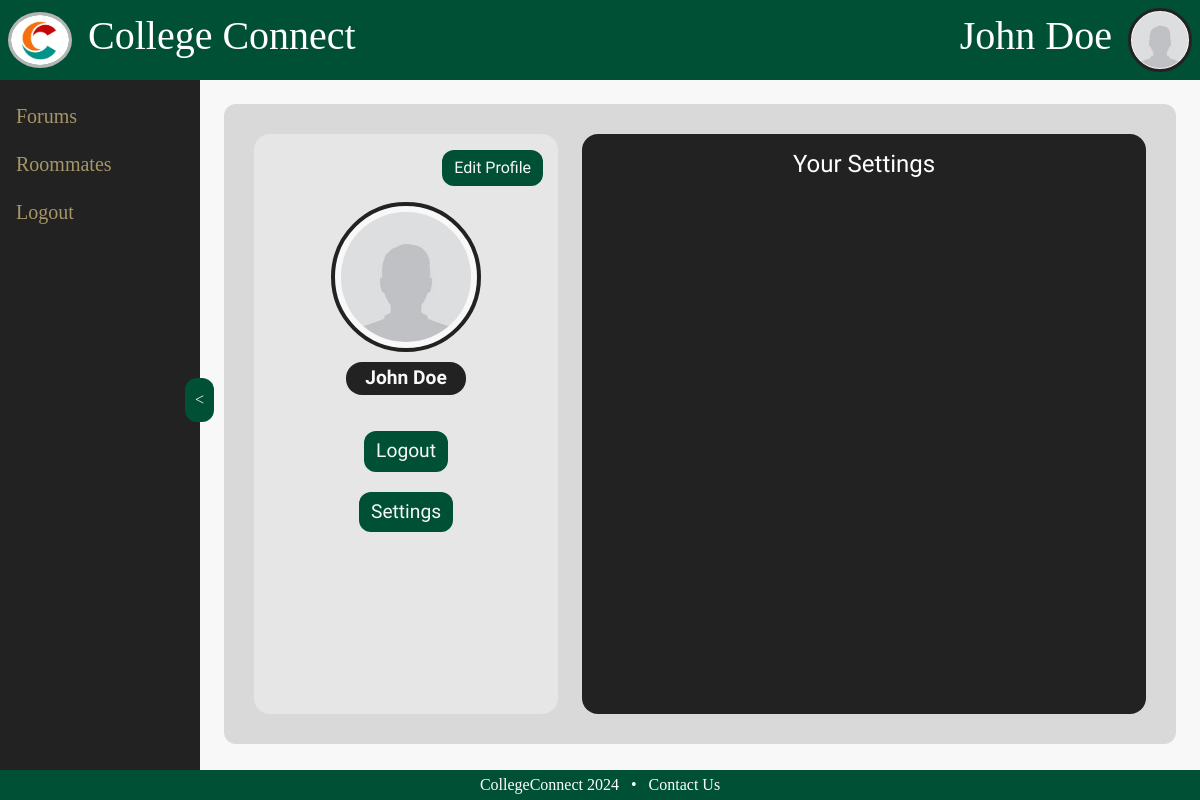
Before: /profile (signed in) with the older database file.
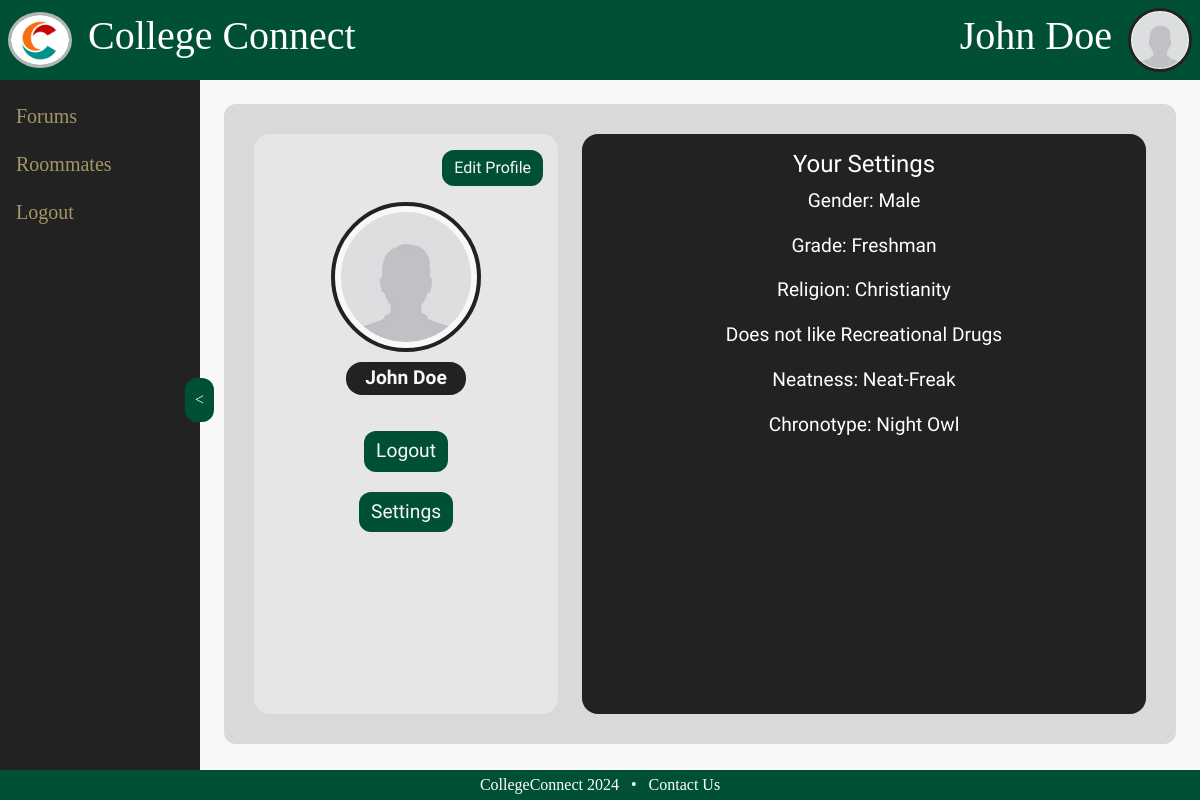
After: the same page with the newer database file.
### app.py (models this page shows, shortened)
class Account(db.Model, UserMixin):
    id = db.Column(db.Integer, primary_key=True)
    username = db.Column(db.String(20), unique=False, nullable=False)
    password = db.Column(db.String(20), unique=False, nullable=False)
    email = db.Column(db.String(20), unique=False, nullable=False)
    gender = db.Column(db.Integer, default=999)
    grade = db.Column(db.Integer, default=999)
    religion = db.Column(db.Integer, default=999)
    drugs = db.Column(db.Integer, default=999)
    neatness = db.Column(db.Integer, default=999)
    chronotype = db.Column(db.Integer, default=999)

### app.py (the view)
@app.route('/profile')
def profile():
    return render_template('profile.html')

### app.py (called while the page is built)
@login_manager.user_loader
def loader_user(user_id):
    return Account.query.get(user_id)

### templates/profile.html
{% extends 'template.html' %}
{% block head %}
    <link rel="stylesheet" type="text/css" href="../Static/CSS/profile.css">
{% endblock %}
{% block body %}
    <main>
        <div class="profile-layout">
            <div class="profile-info">
                <a href="/profileedit"><button class="edit-profile-button button button-primary">Edit Profile</button></a>
                <figure>
                    <div class="profile-pfp-container">
                        <img src="../Static/Images/placeholderPfp.jpg" alt="custom profile" id="custom-pfp-img">
                    </div>
                    <figcaption class="profile-name"><strong>{{current_user.username}}</strong></figcaption>
                </figure>
                <a href="/logout"><button class="logout-button">Logout</button></a>
                <a href="/profileedit"><button class="logout-button">Settings</button></a>
            </div>
            <div class="profile-listings">
                <h4>Your Settings</h4>
                <div>
                    {% if current_user.gender == 0 %}
                        <p>Gender: Male</p>
                    {% elif current_user.gender == 1 %}
                        <p>Gender: Female</p>
                    {% elif current_user.gender == 999 %}
                        <p>Gender: N/A</p>
                    {% endif %}
                    {% if current_user.grade == 0 %}
                        <p>Grade: Freshman</p>
                    {% elif current_user.grade == 1 %}
                        <p>Grade: Sophmore</p>
                    {% elif current_user.grade == 2 %}
                        <p>Grade: Junior</p>
                    {% elif current_user.grade == 3 %}
                        <p>Grade: Senior</p>
                    {% elif current_user.grade == 999 %}
                        <p>Grade: N/A</p>
                    {% endif %}
                    {% if current_user.religion == 0 %}
                        <p>Religion: Agnosticism</p>
                    {% elif current_user.religion == 1 %}
                        <p>Religion: Atheism</p>
                    {% elif current_user.religion == 2 %}
                        <p>Religion: Christianity</p>
                    {% elif current_user.religion == 3 %}
                        <p>Religion: Judaism</p>
                    {% elif current_user.religion == 4 %}
                        <p>Religion: Islam</p>
                    {% elif current_user.religion == 5 %}
                        <p>Religion: Buddhism</p>
                    {% elif current_user.religion == 6 %}
                        <p>Religion: Hinduism</p>
                    {% elif current_user.religion == 999 %}
                        <p>Religion: N/A</p>
                    {% endif %}
                    {% if current_user.drugs == 0 %}
                        <p>Accepts/Uses Recreational Drugs</p>
                    {% elif current_user.drugs == 1 %}
                        <p>Does not like Recreational Drugs</p>
                    {% elif current_user.drugs == 999 %}
                        <p>Does not care about Recreational Drugs</p>
                    {% endif %}
                    {% if current_user.neatness == 1 %}
                        <p>Neatness: Slob</p>
                    {% elif current_user.neatness == 2 %}
                        <p>Neatness: Messy</p>
                    {% elif current_user.neatness == 3 %}
                        <p>Neatness: Average</p>
                    {% elif current_user.neatness == 4 %}
                        <p>Neatness: Clean</p>
                    {% elif current_user.neatness == 5 %}
                        <p>Neatness: Neat-Freak</p>
                    {% elif current_user.neatness == 999 %}
                        <p>Neatness: N/A</p>
                    {% endif %}
                    {% if current_user.chronotype == 0 %}
                        <p>Chronotype: Early Bird</p>
                    {% elif current_user.chronotype == 1 %}
                        <p>Chronotype: Night Owl</p>
                    {% elif current_user.chronotype == 999 %}
                        <p>Chronotype: N/A</p>
                    {% endif %}
                </div>
            </div>
        </div>
    </main>
{% endblock %}

### templates/template.html (shortened to what this page needs)
<!DOCTYPE html>
<html lang="en">
<head>
    <link rel="stylesheet" href="https://cdn.jsdelivr.net/npm/bootstrap@4.0.0/dist/css/bootstrap.min.css"
>
    <link rel="stylesheet" href="https://cdn.jsdelivr.net/npm/bootstrap@4.0.0/dist/css/bootstrap.min.css"
>
    <link rel="stylesheet" href="../Static/CSS/main.css">
    {% block head %}{% endblock %}
</head>
<body>
    <div class="header-wrapper">
        <div class="logo-container">
            <a href="/"><img src="../Static/Images/placeholder-logo.png" alt="CConnect Logo" class="header-logo"></a>
            <a href="/"><h1 class="ml-3 header-text">College Connect</h1></a>
        </div>
        <div class="header-profile-container">
            {% if current_user.is_authenticated %}
            <a href="/profile"><h1 class="banner-user mr-3">{{current_user.username}}</h1></a>
            {% else %}
                <a href="/login"><h1 class="banner-user mr-3">Log in</h1></a>
            {% endif %}
            <a href="/profile" class="pfp-container"><img src="../Static/Images/placeholderPfp.jpg" alt="custom profile" id="custom-pfp-img"></a>
        </div>
    </div>
    <div class="sidebar-wrapper">
        <button id="sidebar-toggle" class="sidebar-toggle">&lt;</button>
        <nav id="sidebar" class="sidebar">
            <ul class="sidebar-link-list">
                <li><a href="/forums" class="nav-item nav-link h5">Forums</a></li>
                <li><a href="/roommate" class="nav-item nav-link h5">Roommates</a></li>
                {% if current_user.is_authenticated %}
                    <li><a href="/logout" class="nav-item nav-link h5">Logout</a></li>
                {% else %}
                    <li><a href="/login" class="nav-item nav-link h5">Login</a></li>
                {% endif %}
            </ul>
        </nav>
    </div>
    <div class="main-wrapper">
        {% block body %}{% endblock %}
    </div>
    <div class="footer-wrapper">
        <footer id="footer">
            <div>CollegeConnect 2024</div>•
            <a href="/contact">Contact Us</a>
        </footer>
    </div>
</body>
</html>

### Static/CSS/main.css (style rules this page uses)
:root { --primary-color: #005035; --secondary-color-dark: #222222; --secondary-color-light: #a69667; --dark-gray: #1A1A1A; --medium-gray: #505050; --light-gray: #b5b5b5; --background-dark: #D9D9D9; --background-light: #E6E6E6; --background-white: #F8F8F8; --font-sm: 0.75rem; --font-mdsm: 0.9rem; --font-mdlg: 1.2rem; --fontlg: 1.5rem; --fontxl: 2rem; --radius-sm: 8px; --radius-md: 12px; --radius-lg: 16px; --margin-xs: 6px; --margin-sm: 12px; --margin-mdsm: 18px; --margin-md: 24px; --margin-mdlg: 30px; --margin-lg: 36px; --margin-xl: 48px; --padding-xs: 2px; --padding-sm: 4px; --padding-mdsm: 6px; --padding-md: 8px; --padding-mdlg: 12px; --padding-lg: 16px; --padding-xl: 24px; }
button { border: none; border-radius: var(--radius-md); padding: var(--padding-mdsm) var(--padding-mdlg); cursor: pointer; }
.button-primary { background-color: var(--primary-color); color: var(--background-white); transition: background-color 0.2s ease; }
a { color: inherit; text-decoration: none; }
body { display: grid; grid-template-columns: 200px 1fr; grid-template-rows: 80px minmax(calc(100vh - 110px), 1fr) 30px; grid-template-areas: "header header" "sidebar main" "footer footer"; font-family: 'Lexend', sans-serif; font-family: "Signika Negative", sans-serif; color: var(--white); background-color: var(--background-white); }
.header-wrapper { grid-area: header; background-color: var(--primary-color); height: auto; font-family: "Young Serif", serif; display: flex; align-items: center; justify-content: space-between; }
.logo-container { display: flex; align-items: center; }
.header-logo { width: 64px; margin-left: var(--padding-md); border: var(--light-gray) 3px solid; border-radius: 100%; }
.header-text { font-size: (--fontxl); color: var(--white); }
.header-profile-container { display: flex; align-items: center; }
.pfp-container { display: flex; align-items: center; justify-content: center; width: 64px; height: 64px; border-radius: 100%; background-color: var(--background-white); border: var(--secondary-color-dark) 3px solid; margin-right: var(--padding-md); }
#custom-pfp-img { width: 95%; height: 95%; object-fit: cover; border-radius: 50%; }
.sidebar-wrapper { font-family: "Young Serif", serif; grid-area: sidebar; display: flex; flex-direction: column; }
.sidebar { height: 100%; background-color: var(--secondary-color-dark); transition: width 0.5s ease; padding-top: var(--padding-lg); }
.sidebar-link-list { list-style: none; padding: 0; margin: 0; }
.sidebar-toggle { position: absolute; left: 185px; top: 50%; transform: translateY(-50%); border: none; background-color: var(--primary-color); color: var(--background-white); padding: 10px; transition: background-color 0.2s ease; }
.sidebar .nav-item.nav-link { transition: background-color 0.2s ease; color: var(--secondary-color-light); }
.main-wrapper { grid-area: main; padding: var(--padding-xl); overflow: hidden; }
.footer-wrapper { grid-area: footer; display: flex; gap: var(--margin-md); background-color: var(--primary-color); font-family: 'Young Serif', serif; align-items: center; justify-content: center; }
#footer { display: flex; gap: var(--margin-sm); }

Changed rows visible on the page:
changed Account "John Doe": gender empty → 0 (drawn); grade empty → 0 (drawn); religion empty → 2 (drawn); drugs empty → 1 (drawn); neatness empty → 5 (drawn); chronotype empty → 1 (drawn)
Other visible differences:
text now shown: "Gender: Male Grade: Freshman Religion: Christianity Does not like Recreational Drugs Neatness: Neat-Freak Chronotype: Night Owl"
